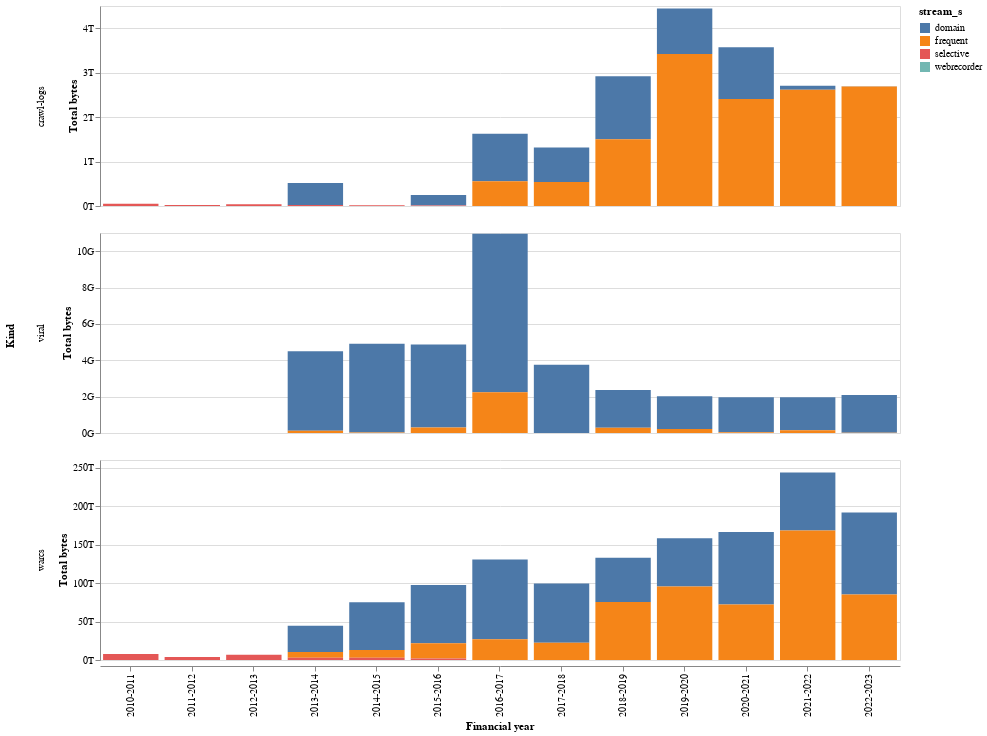

The notebook cell saved with this chart:
### Markdown cell above
### Graphs of Totals by Stream & Kind, over Time

### Code cell
import altair as alt

by_fy_s = dfu.groupby([pd.Grouper(key='timestamp_dt', freq="A-MAR"), 'stream_s', 'kind_s']).agg(count=('file_size_l', 'count'), size=('file_size_l', 'sum'))

# Removed heirarchical index so we can plot:
by_fy_s = by_fy_s.reset_index()

# Transform how FY is presented:
by_fy_s['fy'] = by_fy_s['timestamp_dt'].dt.year.apply(lambda x: str(x-1) + "-" + str(x))

# Refactor/renaming:
by_fy_s = by_fy_s.filter(['fy', 'stream_s', 'kind_s', 'count', 'size'])

# Present sizes in a readable way
by_fy_s['readable_size'] = by_fy_s['size'].apply(lambda x: HumanBytes.format(x, True))

# Set up the chart:
selection = alt.selection_multi(fields=['stream_s'], bind='legend')

alt.Chart(by_fy_s).mark_bar().encode(
    x=alt.X('fy', axis = alt.Axis(title = 'Financial year')),
    y=alt.Y('size', axis = alt.Axis(title = 'Total bytes', format='s')),
    color='stream_s',
    row=alt.Row('kind_s', title='Kind'),
    opacity=alt.condition(selection, alt.value(1), alt.value(0.2)),
    tooltip=[
        alt.Tooltip('fy', title='Financial year'), 
        alt.Tooltip('stream_s', title='Content stream'), 
        alt.Tooltip('count', title='Number of files'), 
        alt.Tooltip('readable_size', title='Total bytes')
    ]
).properties(
    width=800,height=200
).add_selection(
    selection
).resolve_scale(y='independent')

### Figure 1 — Vega-Lite specification as saved in the notebook (floating-point values rounded to 4 significant figures)
{"config": {"view": {"continuousWidth": 400, "continuousHeight": 300}}, "data": {"name": "data-dd5c76ea8633a14a752dd9e636863214"}, "mark": "bar", "encoding": {"color": {"type": "nominal", "field": "stream_s"}, "opacity": {"condition": {"value": 1, "selection": "selector002"}, "value": 0.2}, "row": {"type": "nominal", "field": "kind_s", "title": "Kind"}, "tooltip": [{"type": "nominal", "field": "fy", "title": "Financial year"}, {"type": "nominal", "field": "stream_s", "title": "Content stream"}, {"type": "quantitative", "field": "count", "title": "Number of files"}, {"type": "nominal", "field": "readable_size", "title": "Total bytes"}], "x": {"type": "nominal", "axis": {"title": "Financial year"}, "field": "fy"}, "y": {"type": "quantitative", "axis": {"format": "s", "title": "Total bytes"}, "field": "size"}}, "height": 200, "resolve": {"scale": {"y": "independent"}}, "selection": {"selector002": {"type": "multi", "fields": ["stream_s"], "bind": "legend"}}, "width": 800, "$schema": "https://vega.github.io/schema/vega-lite/v4.8.1.json", "datasets": {"data-dd5c76ea8633a14a752dd9e636863214": [{"fy": "2010-2011", "stream_s": "selective", "kind_s": "crawl-logs", "count": 21427, "size": 51254365367, "readable_size": "51.3 GB"}, {"fy": "2010-2011", "stream_s": "selective", "kind_s": "warcs", "count": 91777, "size": 7765638602403, "readable_size": "7.8 TB"}, {"fy": "2011-2012", "stream_s": "selective", "kind_s": "crawl-logs", "count": 11920, "size": 24930586396, "readable_size": "24.9 GB"}, {"fy": "2011-2012", "stream_s": "selective", "kind_s": "warcs", "count": 48040, "size": 4005975723154, "readable_size": "4.0 TB"}, {"fy": "2012-2013", "stream_s": "selective", "kind_s": "crawl-logs", "count": 14525, "size": 38703889530, "readable_size": "38.7 GB"}, {"fy": "2012-2013", "stream_s": "selective", "kind_s": "warcs", "count": 64631, "size": 6683085391715, "readable_size": "6.7 TB"}, {"fy": "2013-2014", "stream_s": "domain", "kind_s": "crawl-logs", "count": 9, "size": 497880630017, "readable_size": "497.9 GB"}, {"fy": "2013-2014", "stream_s": "domain", "kind_s": "viral", "count": 10, "size": 4378472582, "readable_size": "4.4 GB"}, {"fy": "2013-2014", "stream_s": "domain", "kind_s": "warcs", "count": 33102, "size": 33902836541889, "readable_size": "33.9 TB"}, {"fy": "2013-2014", "stream_s": "frequent", "kind_s": "viral", "count": 23, "size": 119909960, "readable_size": "119.9 MB"}, {"fy": "2013-2014", "stream_s": "frequent", "kind_s": "warcs", "count": 10274, "size": 7570918166481, "readable_size": "7.6 TB"}, {"fy": "2013-2014", "stream_s": "selective", "kind_s": "crawl-logs", "count": 5334, "size": 22058302587, "readable_size": "22.1 GB"}, {"fy": "2013-2014", "stream_s": "selective", "kind_s": "warcs", "count": 32299, "size": 2991217002315, "readable_size": "3.0 TB"}, {"fy": "2014-2015", "stream_s": "domain", "kind_s": "viral", "count": 228, "size": 4882231936, "readable_size": "4.9 GB"}, {"fy": "2014-2015", "stream_s": "domain", "kind_s": "warcs", "count": 61196, "size": 62133135017950, "readable_size": "62.1 TB"}, {"fy": "2014-2015", "stream_s": "frequent", "kind_s": "viral", "count": 9, "size": 27638526, "readable_size": "27.6 MB"}, {"fy": "2014-2015", "stream_s": "frequent", "kind_s": "warcs", "count": 18112, "size": 10139501585284, "readable_size": "10.1 TB"}, {"fy": "2014-2015", "stream_s": "selective", "kind_s": "crawl-logs", "count": 6343, "size": 15291860247, "readable_size": "15.3 GB"}, {"fy": "2014-2015", "stream_s": "selective", "kind_s": "warcs", "count": 28738, "size": 2896978468470, "readable_size": "2.9 TB"}, {"fy": "2015-2016", "stream_s": "domain", "kind_s": "crawl-logs", "count": 109, "size": 235613102166, "readable_size": "235.6 GB"}, {"fy": "2015-2016", "stream_s": "domain", "kind_s": "viral", "count": 199, "size": 4570058043, "readable_size": "4.6 GB"}, {"fy": "2015-2016", "stream_s": "domain", "kind_s": "warcs", "count": 74237, "size": 75488235762146, "readable_size": "75.5 TB"}, {"fy": "2015-2016", "stream_s": "frequent", "kind_s": "viral", "count": 48, "size": 296844607, "readable_size": "296.8 MB"}, {"fy": "2015-2016", "stream_s": "frequent", "kind_s": "warcs", "count": 20730, "size": 19821301955859, "readable_size": "19.8 TB"}, {"fy": "2015-2016", "stream_s": "selective", "kind_s": "crawl-logs", "count": 6969, "size": 13227273721, "readable_size": "13.2 GB"}, {"fy": "2015-2016", "stream_s": "selective", "kind_s": "warcs", "count": 27233, "size": 2073194685633, "readable_size": "2.1 TB"}, {"fy": "2016-2017", "stream_s": "domain", "kind_s": "crawl-logs", "count": 602, "size": 1072817352371, "readable_size": "1.1 TB"}, {"fy": "2016-2017", "stream_s": "domain", "kind_s": "viral", "count": 246, "size": 8708472655, "readable_size": "8.7 GB"}, {"fy": "2016-2017", "stream_s": "domain", "kind_s": "warcs", "count": 102141, "size": 103798783257500, "readable_size": "103.8 TB"}, {"fy": "2016-2017", "stream_s": "frequent", "kind_s": "crawl-logs", "count": 11569, "size": 554374729989, "readable_size": "554.4 GB"}, {"fy": "2016-2017", "stream_s": "frequent", "kind_s": "viral", "count": 149, "size": 2246731492, "readable_size": "2.2 GB"}, {"fy": "2016-2017", "stream_s": "frequent", "kind_s": "warcs", "count": 29701, "size": 26887025236092, "readable_size": "26.9 TB"}, {"fy": "2016-2017", "stream_s": "webrecorder", "kind_s": "warcs", "count": 6, "size": 491399057, "readable_size": "491.4 MB"}, {"fy": "2017-2018", "stream_s": "domain", "kind_s": "crawl-logs", "count": 239, "size": 776208000016, "readable_size": "776.2 GB"}, {"fy": "2017-2018", "stream_s": "domain", "kind_s": "viral", "count": 145, "size": 3748581332, "readable_size": "3.7 GB"}, {"fy": "2017-2018", "stream_s": "domain", "kind_s": "warcs", "count": 76079, "size": 76973045845589, "readable_size": "77.0 TB"}, {"fy": "2017-2018", "stream_s": "frequent", "kind_s": "crawl-logs", "count": 7844, "size": 538853162961, "readable_size": "538.9 GB"}, {"fy": "2017-2018", "stream_s": "frequent", "kind_s": "viral", "count": 338, "size": 4803661, "readable_size": "4.8 MB"}, {"fy": "2017-2018", "stream_s": "frequent", "kind_s": "warcs", "count": 37354, "size": 22432713791284, "readable_size": "22.4 TB"}, {"fy": "2018-2019", "stream_s": "domain", "kind_s": "crawl-logs", "count": 2134, "size": 1417051477421, "readable_size": "1.4 TB"}, {"fy": "2018-2019", "stream_s": "domain", "kind_s": "viral", "count": 445, "size": 2075196719, "readable_size": "2.1 GB"}, {"fy": "2018-2019", "stream_s": "domain", "kind_s": "warcs", "count": 59420, "size": 57584278800929, "readable_size": "57.6 TB"}, {"fy": "2018-2019", "stream_s": "frequent", "kind_s": "crawl-logs", "count": 5343, "size": 1504501669239, "readable_size": "1.5 TB"}, {"fy": "2018-2019", "stream_s": "frequent", "kind_s": "viral", "count": 1018, "size": 294763988, "readable_size": "294.8 MB"}, {"fy": "2018-2019", "stream_s": "frequent", "kind_s": "warcs", "count": 84886, "size": 75297459907880, "readable_size": "75.3 TB"}, {"fy": "2019-2020", "stream_s": "domain", "kind_s": "crawl-logs", "count": 435, "size": 1026758576428, "readable_size": "1.0 TB"}, {"fy": "2019-2020", "stream_s": "domain", "kind_s": "viral", "count": 143, "size": 1793433956, "readable_size": "1.8 GB"}, {"fy": "2019-2020", "stream_s": "domain", "kind_s": "warcs", "count": 70727, "size": 62704803095201, "readable_size": "62.7 TB"}, {"fy": "2019-2020", "stream_s": "frequent", "kind_s": "crawl-logs", "count": 4538, "size": 3417576393214, "readable_size": "3.4 TB"}, {"fy": "2019-2020", "stream_s": "frequent", "kind_s": "viral", "count": 838, "size": 223817144, "readable_size": "223.8 MB"}, {"fy": "2019-2020", "stream_s": "frequent", "kind_s": "warcs", "count": 101796, "size": 95630529651915, "readable_size": "95.6 TB"}, {"fy": "2019-2020", "stream_s": "webrecorder", "kind_s": "warcs", "count": 98, "size": 2791702436, "readable_size": "2.8 GB"}, {"fy": "2020-2021", "stream_s": "domain", "kind_s": "crawl-logs", "count": 138, "size": 1165156782181, "readable_size": "1.2 TB"}, {"fy": "2020-2021", "stream_s": "domain", "kind_s": "viral", "count": 109, "size": 1915066717, "readable_size": "1.9 GB"}, {"fy": "2020-2021", "stream_s": "domain", "kind_s": "warcs", "count": 97540, "size": 94105431547498, "readable_size": "94.1 TB"}, {"fy": "2020-2021", "stream_s": "frequent", "kind_s": "crawl-logs", "count": 701, "size": 2407680102969, "readable_size": "2.4 TB"}, {"fy": "2020-2021", "stream_s": "frequent", "kind_s": "viral", "count": 101, "size": 45998891, "readable_size": "46.0 MB"}, {"fy": "2020-2021", "stream_s": "frequent", "kind_s": "warcs", "count": 73382, "size": 72192292950993, "readable_size": "72.2 TB"}, {"fy": "2020-2021", "stream_s": "webrecorder", "kind_s": "warcs", "count": 1, "size": 84005858, "readable_size": "84.0 MB"}, {"fy": "2021-2022", "stream_s": "domain", "kind_s": "crawl-logs", "count": 59, "size": 91606900484, "readable_size": "91.6 GB"}, {"fy": "2021-2022", "stream_s": "domain", "kind_s": "viral", "count": 93, "size": 1821844584, "readable_size": "1.8 GB"}, {"fy": "2021-2022", "stream_s": "domain", "kind_s": "warcs", "count": 76094, "size": 75658374600860, "readable_size": "75.7 TB"}, {"fy": "2021-2022", "stream_s": "frequent", "kind_s": "crawl-logs", "count": 496, "size": 2612840980451, "readable_size": "2.6 TB"}, {"fy": "2021-2022", "stream_s": "frequent", "kind_s": "viral", "count": 95, "size": 144969751, "readable_size": "145.0 MB"}, {"fy": "2021-2022", "stream_s": "frequent", "kind_s": "warcs", "count": 166503, "size": 168188814067004, "readable_size": "168.2 TB"}, {"fy": "2022-2023", "stream_s": "domain", "kind_s": "crawl-logs", "count": 25, "size": 7911759289, "readable_size": "7.9 GB"}, {"fy": "2022-2023", "stream_s": "domain", "kind_s": "viral", "count": 103, "size": 2067356488, "readable_size": "2.1 GB"}, {"fy": "2022-2023", "stream_s": "domain", "kind_s": "warcs", "count": 108106, "size": 106638546143768, "readable_size": "106.6 TB"}, {"fy": "2022-2023", "stream_s": "frequent", "kind_s": "crawl-logs", "count": 492, "size": 2688911415902, "readable_size": "2.7 TB"}, {"fy": "2022-2023", "stream_s": "frequent", "kind_s": "viral", "count": 68, "size": 20118993, "readable_size": "20.1 MB"}, {"fy": "2022-2023", "stream_s": "frequent", "kind_s": "warcs", "count": 86578, "size": 85018573185938, "readable_size": "85.0 TB"}]}}
